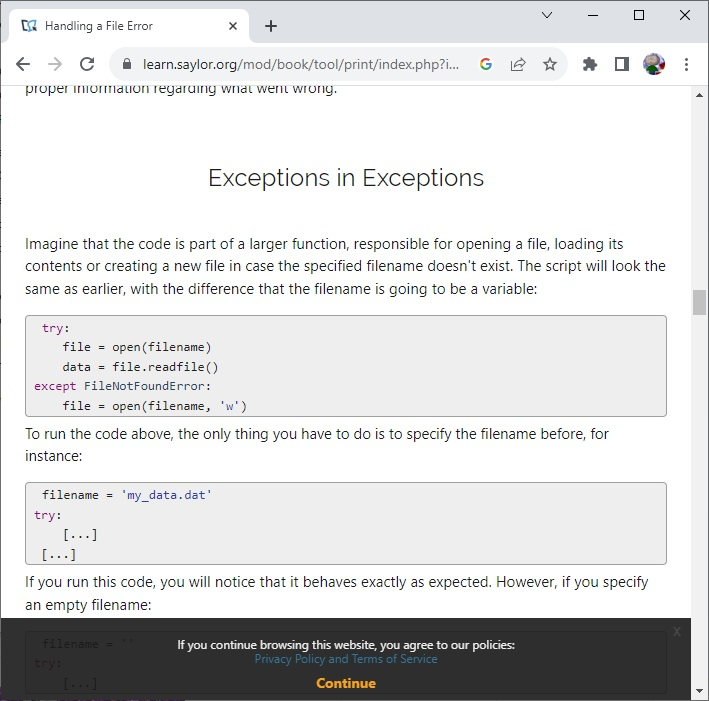
#> input picture image11.jpg, 709 x 701 px
$ python Compare2Images.py
#> lines starting #> are read from the running program, lines starting #| are printed output that depends on the picture; after the words box and inside, x2 and y2 are one past the last pixel; in counts of white or black regions, pixels touching at a corner belong together
# Compare two similar images and circle differences

import cv2

# Load the images
image1 = cv2.imread('image11.jpg')
#> image1 is the input picture: shape (701, 709, 3); mean B, G, R 218.7, 218.6, 218.3
image2 = cv2.imread('image12.jpg')
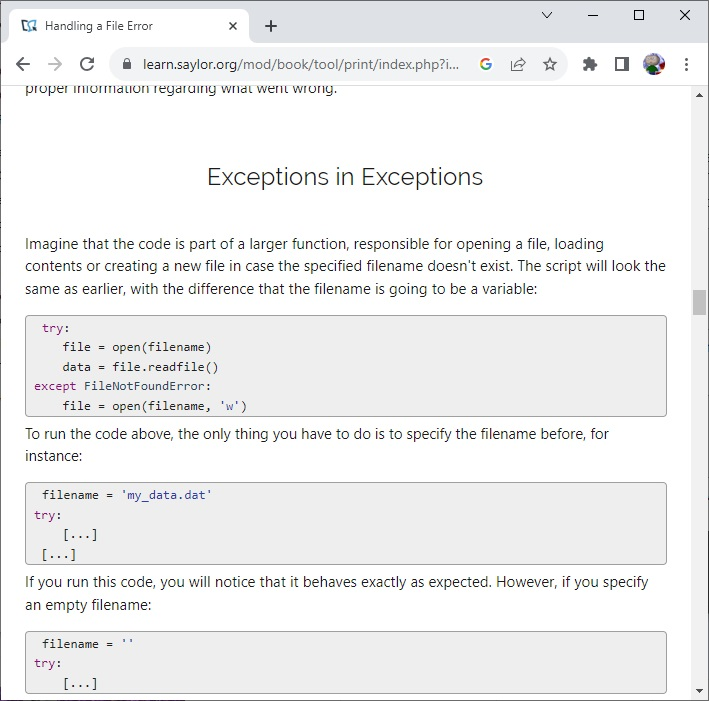
#> input picture image12.jpg, 709 x 701 px
#> image2 is the input picture: shape (701, 709, 3); mean B, G, R 240.3, 240.1, 239.9

# Find the difference between the images
difference = cv2.absdiff(image1, image2)
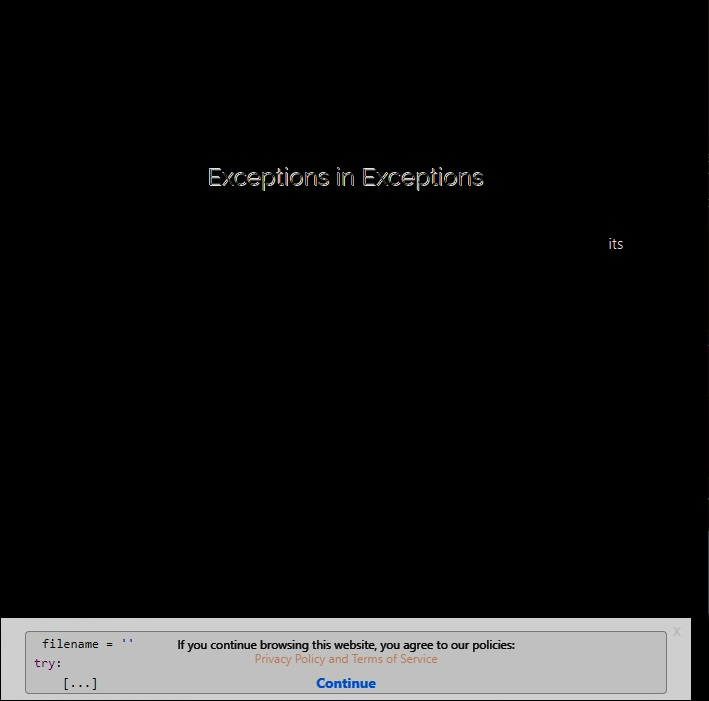
#> difference: shape (701, 709, 3); mean B, G, R 22.2, 22.1, 22.1

# Convert the difference image to grayscale
gray = cv2.cvtColor(difference, cv2.COLOR_BGR2GRAY)

# Set a threshold for the grayscale image
thresh = cv2.threshold(gray, 175, 255, cv2.THRESH_BINARY)[1]
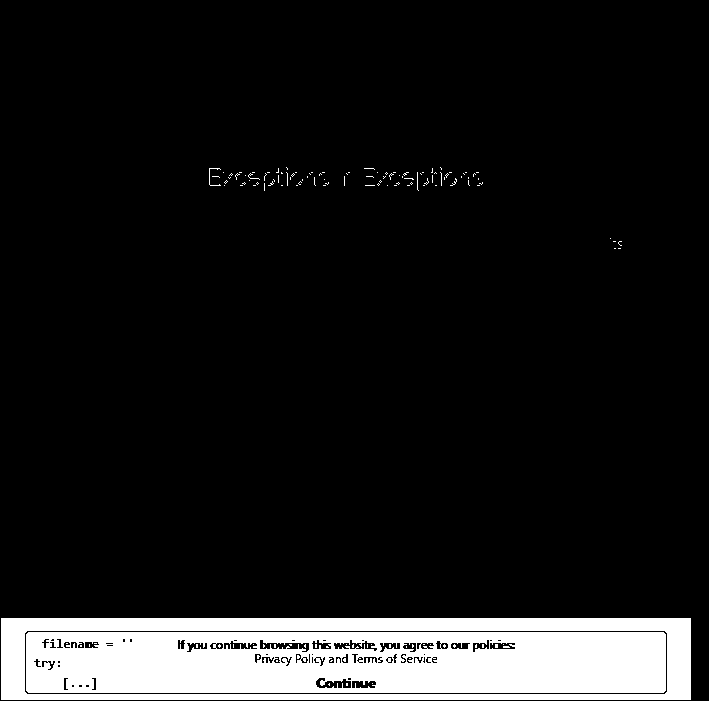
#> thresh: shape (701, 709); 10.6% white; 136 white regions (133 under 20 px)

# Find contours in the thresholded image
contours, hierarchy = cv2.findContours(thresh.copy(), cv2.RETR_EXTERNAL, cv2.CHAIN_APPROX_SIMPLE)
#> contours = 96 contours, 95 with area under 20; largest, box (x1, y1, x2, y2) and area: (1, 618, 691, 700) 55809

# Loop over the contours
for contour in contours:
    # Get the rectangle bounding the contour
    (x, y, w, h) = cv2.boundingRect(contour)

    # Draw a green rectangle around the difference
    cv2.rectangle(image1, (x, y), (x+w, y+h), (0, 255, 0), 2)
#> this loop made 96 passes
#> (contour, x, y, w, h) on passes 1, 2, 3, 5, 7, 8, 9, 10, 11, 13, 14: ([[1, 618], [1, 699], [690, 699], [690, 618]], 1, 618, 690, 82), ([[618, 248], [620, 248]], 618, 248, 3, 1), ([[614, 248], [615, 248]], 614, 248, 2, 1), ([[613, 241], [615, 241]], 613, 241, 3, 1), ([[477, 185], [479, 185]], 477, 185, 3, 1), ([[435, 185], [436, 185]], 435, 185, 2, 1), ([[423, 185], [424, 185]], 423, 185, 2, 1), ([[407, 185], [409, 185]], 407, 185, 3, 1), ([[394, 185], [396, 185]], 394, 185, 3, 1), ([[365, 185], [374, 185]], 365, 185, 10, 1), ([[323, 185], [325, 185]], 323, 185, 3, 1)
#> (x, y, w, h) on passes 4, 6, 12, 19, 22, 24: (618, 241, 4, 5), (610, 238, 1, 1), (387, 185, 1, 1), (224, 185, 1, 1), (479, 182, 4, 3), (396, 182, 4, 3)
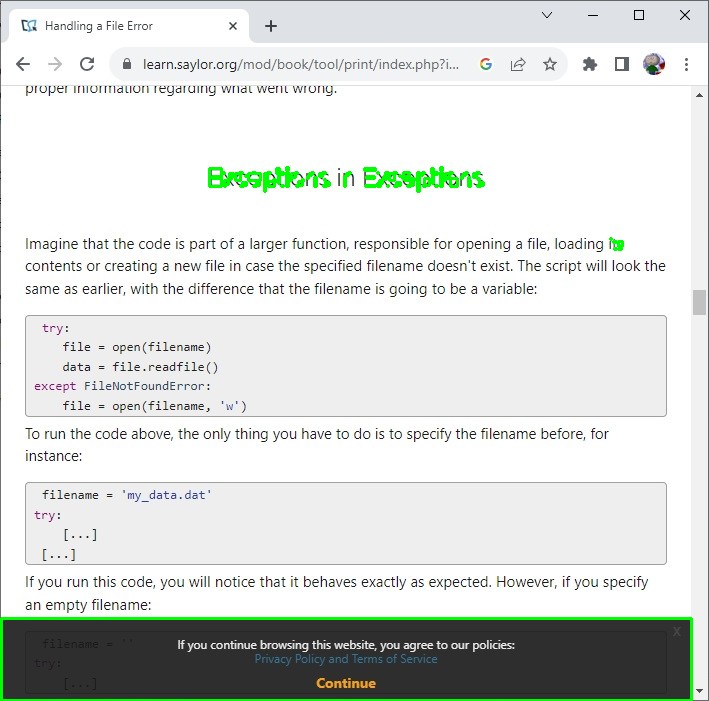
#> image1: shape (701, 709, 3); 1.38% of pixels changed, all inside (x1, y1, x2, y2) = (0, 166, 693, 701)

# Display the images
cv2.imshow("Original", image1)
cv2.imshow("Modified", image2)
cv2.waitKey(0)
